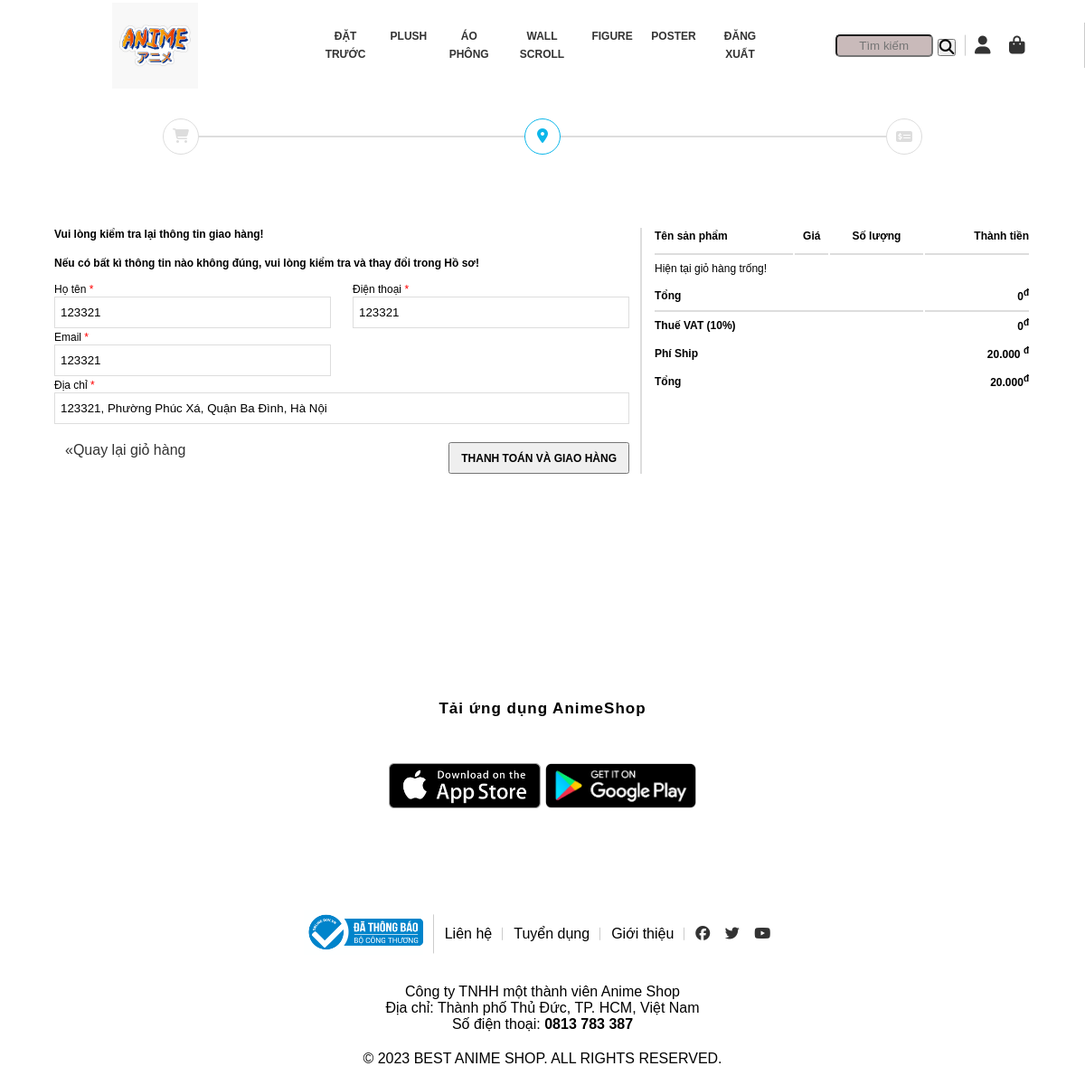
/delivery.php (signed in), run on an earlier commit of the app's database.
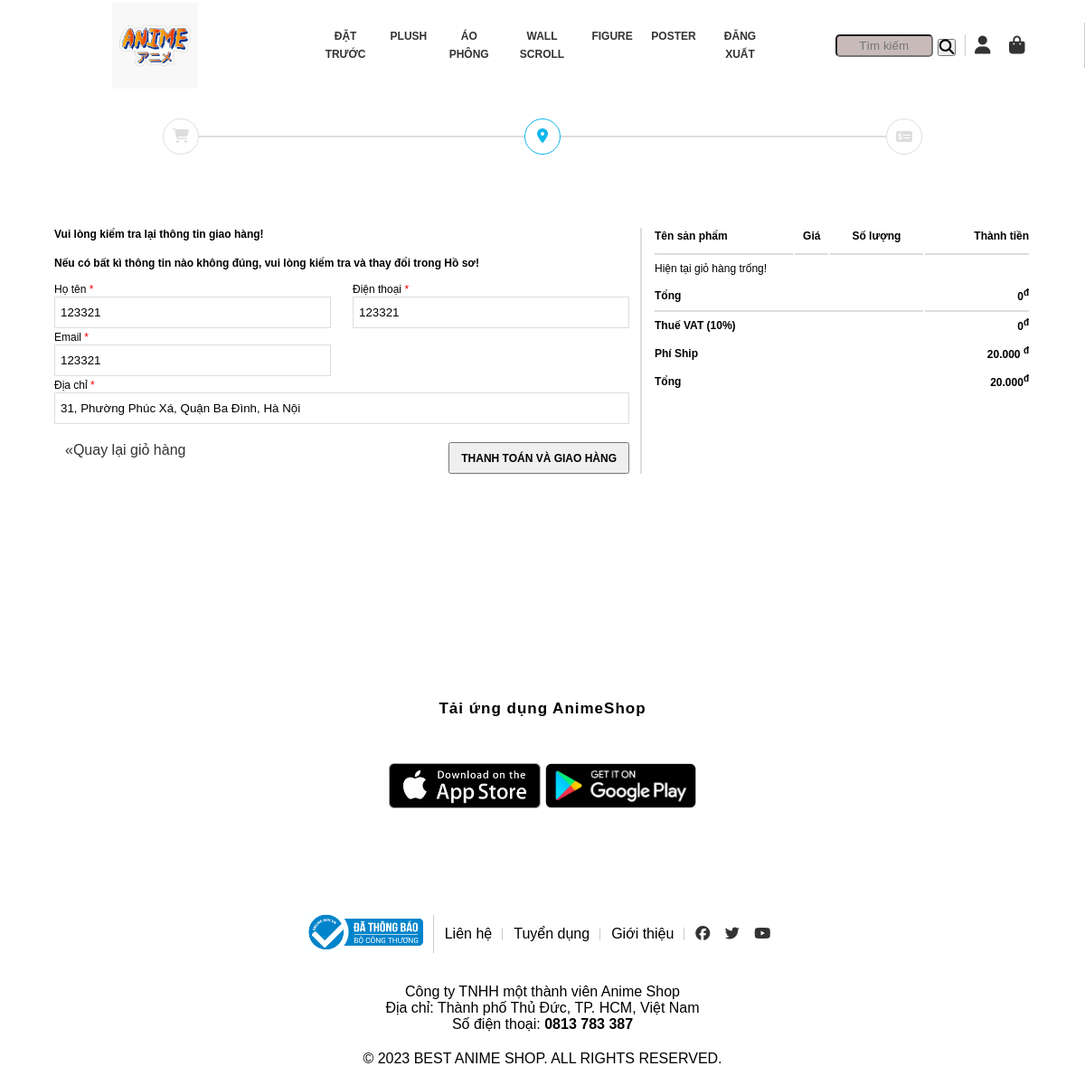
And on a later commit of the database.
### tables this page shows
CREATE TABLE `tbl_category` (
  `category_id` int(11) NOT NULL,
  `category_name` varchar(255) NOT NULL,
  `category_php_name` varchar(255) NOT NULL
);

CREATE TABLE `tbl_customer` (
  `customer_id` int(50) NOT NULL,
  `customer_name` varchar(255) NOT NULL,
  `customer_email` varchar(255) NOT NULL,
  `customer_address` varchar(255) NOT NULL,
  `customer_password` varchar(255) NOT NULL,
  `customer_phone` varchar(50) NOT NULL,
  `customer_city` varchar(255) NOT NULL
);

### delivery.php (the view, shortened to what this page needs)
<?php
    include("./main/header.php");
    include("./admin/config.php");
?>
<?php
    $sql = "SELECT * FROM tbl_customer WHERE customer_id = ".$_SESSION['customer_id']." ";
    $sql_s = mysqli_query($con,$sql);
    $sql_result = $sql_s->fetch_assoc();
    $inner_city = array('Hà Nội', 'Hải Phòng', 'Đà Nẵng', 'Hồ Chí Minh', 'Cần Thơ');
?>
<section class="delivery">
    <div class="container">
        <div class="delivery-top-wrap">
            <div class="delivery-top">
                <div class="delivery-top-delivery delivery-top-item">
                    <a href="cart.php"><i class="fa-solid fa-cart-shopping"></i></a>
                </div>
                <div class="delivery-top-address delivery-top-item">
                    <a href="delivery.php"><i class="fa-solid fa-location-dot"></i></a>
                </div>
                <div class="delivery-top-payment delivery-top-item">
                    <i class="fa-solid fa-money-check-dollar"></i>
                </div>
            </div>
        </div>
    </div>
    <div class="container">
        <div class="delivery-content row">
            <div class="delivery-content-left">
                <p>Vui lòng kiểm tra lại thông tin giao hàng!</p><br>
                <p>Nếu có bất kì thông tin nào không đúng, vui lòng kiểm tra và thay đổi trong Hồ sơ!</p>
                <div class="delivery-content-left-input-top row">
                    <div class="delivery-content-left-input-top-item">
                        <label for="">Họ tên <span style="color:red">*</span></label>
                        <input readonly type="text" value="<?php echo $sql_result['customer_name']  ?>">
                    </div>
                    <div class="delivery-content-left-input-top-item">
                        <label for="">Điện thoại <span style="color:red">*</span></label>
                        <input readonly type="text" value="<?php echo $sql_result['customer_phone']  ?>">
                    </div>
                    <div class="delivery-content-left-input-top-item">
                        <label for="">Email <span style="color:red">*</span></label>
                        <input readonly type="text" value="<?php echo $sql_result['customer_email']  ?>">
                    </div>
                </div>
                <div class="delivery-content-left-input-bottom">
                    <label for="">Địa chỉ <span style="color:red">*</span></label>
                    <input readonly type="text" value="<?php echo $sql_result['customer_address'] .', '.$sql_result['customer_city']  ?>">
                </div>
                <div class="delivery-content-left-button row">
                    <a href="cart.php"><span>&#171;</span>Quay lại giỏ hàng</a>
                    <a href="payment.php"><button><p style="font-weight: bold;">THANH TOÁN VÀ GIAO HÀNG</p></button></a>
                </div>
            </div>
            <div class="delivery-content-right">
                <table>
                    <tr>
                        <th>Tên sản phẩm</th>
                        <th>Giá</th>
                        <th>Số lượng</th>
                        <th>Thành tiền</th>
                    </tr>
                    <?php
                    if(isset($_SESSION['cart'])){
                        $x = 0;
                        $price_all = 0;
                        $total_all = 0;
                        foreach($_SESSION['cart'] as $cart_item){
                            $price_total = $cart_item['total']*$cart_item['product_sale'];
                            $price_all = $price_all + $price_total;
                            $total_all = $total_all + $cart_item['total'];
                    ?>
                    <tr>
                        <td><p><?php echo $cart_item['product_name']?></p></td>
                        <td><p><?php echo number_format($cart_item['product_sale'],0,',','.')?></p></td>
                        <td><p><?php echo $cart_item['total'] ?></p></td>
                        <td><p><?php echo number_format($cart_item['total']*$cart_item['product_sale'],0,',','.') ?><sup>đ</sup></p></td>
                    </tr>
                    <?php
                        }
                    }else{
                        $price_all = 0;
                    ?>
                    <tr>
                        <td colspan="7"><p>Hiện tại giỏ hàng trống!</p></td>
                    </tr>
                    <?php
                    }
                    ?>
                    <tr>
                        <td style="font-weight: bold;" colspan="3">Tổng</td>
                        <td style="font-weight: bold;">
                        <p><?php echo number_format($price_all,0,',','.') ?><sup>đ</sup></p></td>
                    </tr>
                    <tr>
                        <td style="font-weight: bold;" colspan="3">Thuế VAT (10%)</td>
                        <td style="font-weight: bold;"><p><?php echo number_format($price_all/10,0,',','.') ?><sup>đ</sup></p></td>
                    </tr>
                    <tr>
                        <td style="font-weight: bold;" colspan="3">Phí Ship</td>
                        <td style="font-weight: bold;"><p>
                            <?php
                                if(in_array($sql_result['customer_city'],$inner_city)){
                                    if($price_all>=200000){
                                        $ship_fee = 0;
                                    }else{
                                        $ship_fee = 20000;
                                    }
                                }else{
                                    if($price_all>=500000){
                                        $ship_fee = 0;
                                    }else{
                                        $ship_fee = 50000;
                                    }
                                }
                                echo number_format($ship_fee,0,',','.')
                            ?>
                            <sup>đ</sup></p></td>
                    </tr>
                    <tr>
                        <td style="font-weight: bold;" colspan="3">Tổng</td>
                        <td style="font-weight: bold;"><p>
                            <?php
                                echo number_format($ship_fee+$price_all+$price_all/10,0,',','.');
                            ?><sup>đ</sup></p></td>
                    </tr>
                </table>
            </div>
        </div>
    </div>
</section>
<?php
    include("./main/app_container.php");
?>
<?php
    include("./main/footer.php");
?>

### main/header.php (shortened to what this page needs)
<?php
    $sql_menu = "SELECT * FROM tbl_category ORDER BY category_id DESC";
    $con = mysqli_connect("localhost","root","","demouser_animeshop");
    $query_menu = mysqli_query($con,$sql_menu);
?>
<!DOCTYPE html>
<html lang="en">
<head>
    <link rel="stylesheet" href="http://code.jquery.com/ui/1.13.2/themes/base/jquery-ui.css">
    <link rel="stylesheet" href="/resources/demos/style.css">
    <link rel="stylesheet" href="./style.css">
</head>
<body>
<header>
        <div class="logo">
            <a href="./index.php"><img src="./assets/images/logo.jpg"></a>
        </div>
        <div class="menu">
            <?php
                while($row_menu = mysqli_fetch_array($query_menu)){
            ?>
            <li><a href="<?php echo $row_menu['category_php_name']?>.php"><?php echo mb_strtoupper($row_menu['category_name'])?></a></li>
            <?php
                }
            ?>
            <?php
            if(isset($_SESSION['sign_up'])){
            ?>
            <li><a href="index.php?log_out=1">ĐĂNG XUẤT</a></a></li>
            <?php
            }else{
            ?>
            <li><a href="sign_in.php">ĐĂNG NHẬP</a></a></li>
            <?php
            }
            ?>
        </div>
        <div class="others">
            <li class="search-box">
                <form action="search.php" method="POST">
                    <input class="search-txt" placeholder="Tìm kiếm" type="text" name="key_word">
                    <a class="btn">
                        <button type="submit" name="search"><i class="fa-solid fa-magnifying-glass fa-lg"></i></button>
                    </a>
                </form>
            </li>
            <li>
                <a href="profile.php">
                    <i class="fa-solid fa-user fa-lg" href=""></i>
                </a>
            </li>
            <li>
                <a href="cart.php">
                    <i class="fa-solid fa-bag-shopping fa-lg" href=""></i>
                </a>
            </li>
        </div>
    </header>

### main/app_container.php
<section class="app-container">
        <p>Tải ứng dụng AnimeShop</p>
        <div class="app-google">
            <a href=""><img src="./assets/images/Download_on_the_App_Store.webp"></a>
            <a href=""><img src="./assets/images/Download_on_GG.png"></a>
        </div>
    </section>

### main/footer.php (shortened to what this page needs)
<footer>
        <div class="footer-top">
            <li><a href=""><img src="../assets/images/bocongthuong.png" alt = ""></a></li>
            <li><a href=""></a>Liên hệ</li>
            <li><a href=""></a>Tuyển dụng</li>
            <li><a href=""></a>Giới thiệu</li>
            <li>
                <a href="" class="fa-brands fa-facebook"></a>
                <a href="" class="fa-brands fa-twitter"></a>
                <a href="" class="fa-brands fa-youtube"></a>
            </li>
        </div>
        <p>
            Công ty TNHH một thành viên Anime Shop <br>
            Địa chỉ: Thành phố Thủ Đức, TP. HCM, Việt Nam <br>
            Số điện thoại: <b>0813 783 387</b> <br>
        </p>
    </footer>
    <div class="footer-bottom">
        © 2023 BEST ANIME SHOP. ALL RIGHTS RESERVED.
    </div>
    </body>
</html>

What changed in the data, as far as the page shows it:
changed tbl_customer: customer_address+customer_city "123321, Phường Phúc Xá, Quận Ba Đình, Hà Nội" → "31, Phường Phúc Xá, Quận Ba Đình, Hà Nội"
